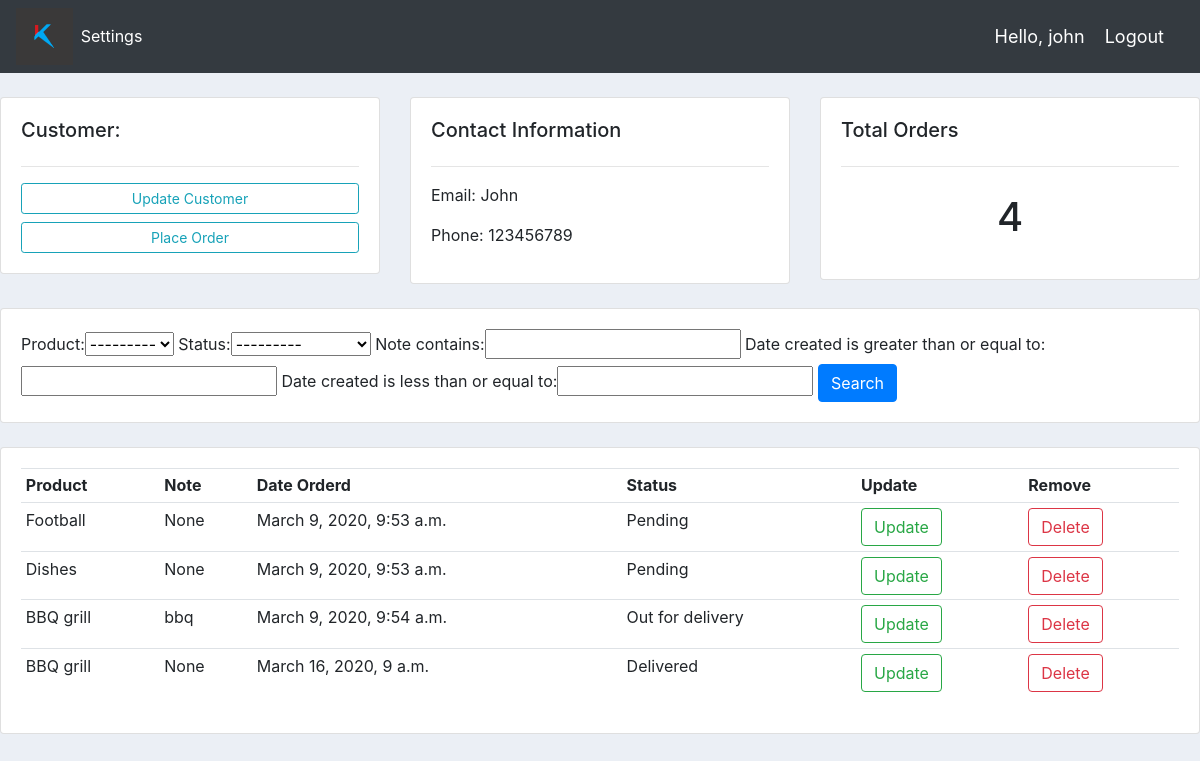
The app's page /customer/1 (signed in) with its own data.
### accounts/models.py (models this page shows, shortened)
class Customer(models.Model):
    user = models.OneToOneField(User,null=True, on_delete = models.CASCADE)
    name = models.CharField(max_length=128, null=True)
    phone = models.CharField(max_length=128, null=True,blank=True)
    email = models.CharField(max_length=128, null=True)
    profile_pic = models.ImageField(default='download_1.png',null=True, blank=True)
    date_created = models.DateTimeField(auto_now_add=True)

class Order(models.Model):
    STATUS = [('Pending', 'Pending'), ('Out for delivery','Out for delivery'), ('Delivered','Delivered')]
    customer =  models.ForeignKey(Customer, null=True,on_delete=models.SET_NULL)
    product =  models.ForeignKey(Product, null=True,on_delete=models.SET_NULL)
    date_created = models.DateTimeField(auto_now_add=True)
    status = models.CharField(max_length=128, null=True, choices=STATUS)
    note =  models.CharField(max_length=128, null=True)

class Product(models.Model):
    CATEGORY = [('Indoor','Indoor'),('Outdoor','Outdoor')]
    name = models.CharField(max_length=128, null=True)
    price = models.FloatField(null=True)
    category = models.CharField(max_length=128, null=True, choices=CATEGORY)
    description = models.CharField(max_length=128, null=True,blank=True)
    date_created = models.DateTimeField(auto_now_add=True)
    tags = models.ManyToManyField(Tag)
    def __str__(self):
        return self.name

### accounts/views.py (the view)
# urls.py: path('customer/<str:pk>',views.customer,name='customer'),
@login_required(login_url='login')
def customer(request,pk):
	customer = Customer.objects.get(id=pk)
	orders = customer.order_set.all()
	myfilter = OrderFilter(request.GET,queryset=orders)
	orders = myfilter.qs
	total_orders = orders.count()
	context = {'customer': customer, 'orders': orders, 'total_orders':total_orders,'myfilter':myfilter}
	return render(request, 'accounts/customer.html',context)

### accounts/templates/accounts/customer.html
{%  extends 'accounts/main.html' %}
{% block content %}
<br>
<div class="row">
	<div class="col-md">
		<div class="card card-body">
			<h5>Customer:</h5>
			<hr>
			<a class="btn btn-outline-info  btn-sm btn-block" href="">Update Customer</a>
			<a class="btn btn-outline-info  btn-sm btn-block" href="{% url 'create_order' customer.id %}">Place Order</a>
		</div>
	</div>
	<div class="col-md">
		<div class="card card-body">
			<h5>Contact Information</h5>
			<hr>
			<p>Email: {{customer.name}}</p>
			<p>Phone: {{customer.phone}}</p>
		</div>
	</div>
	<div class="col-md">
		<div class="card card-body">
			<h5>Total Orders</h5>
			<hr>
			<h1 style="text-align: center;padding: 10px">{{total_orders}}</h1>
		</div>
	</div>
</div>
<br>
<div class="row">
	<div class="col">
		<div class="card card-body">
			<form method="get">
				{{myfilter.form}}
		    <button class="btn btn-primary" type="submit">Search</button>
		  </form>
		</div>
	</div>
</div>
<br>
<div class="row">
	<div class="col-md">
		<div class="card card-body">
			<table class="table table-sm">
				<tr>
					<th>Product</th>
					<th>Note</th>
					<th>Date Orderd</th>
					<th>Status</th>
					<th>Update</th>
					<th>Remove</th>
				</tr>
				{% for order in orders%}
				<tr>
					<td>{{order.product}}</td>
					<td>{{order.note}}</td>
					<td>{{order.date_created}}</td>
					<td>{{order.status}}</td>
					<td><a class="btn btn-outline-success" href="{% url 'update_order' order.id %}">Update</a></td>
					<td><a class="btn btn-outline-danger" href="{% url 'delete_order' order.id %}">Delete</a></td>
				</tr>
				{% endfor %}
			</table>
		</div>
	</div>
</div>
{% endblock %}

### accounts/templates/accounts/navbar.html (shortened to what this page needs)
{% load static %}
<nav class="navbar navbar-expand-lg navbar-dark bg-dark">
  <img src="{% static 'images/download2.png'%}" alt="" class="logo">
    <div class="collapse navbar-collapse" id="navbarNav">
      <ul class="navbar-nav">
        {% if request.user.is_staff%}
        <li class="nav-item active">
          <a class="nav-link" href="{%url 'home'%}">Dashboard</a>
        </li>
        <li class="nav-item">
          <a class="nav-link" href="{%url 'products'%}">Products</a>
        </li>
        {% else %}
        <li class="nav-item active">
          <a class="nav-link" href="{%url 'settings' %}">Settings</a>
        {%endif%}
      </ul>
    </div>
    <span class="hello">Hello, {{request.user}}</span>
    <span><a class="hello" href="{% url 'logout' %}">Logout</a></span>
  </nav>

### static/css/main.css (style rules this page uses)
.logo { width: 15mm; height: 15mm; }
body { background-color: #ebeff5; }

### accounts/templates/accounts/navbar.html (style rules this page uses)
.hello { font-size: 18px; color: #fff; margin-right: 20px; }

### records on screen
Customer: name "John", phone "123456789"
Order: product "Football", note "None", date_created "March 9, 2020, 9:53 a.m.", status "Pending"
Order: product "Dishes", note "None", date_created "March 9, 2020, 9:53 a.m.", status "Pending"
Order: product "BBQ grill", note "bbq", date_created "March 9, 2020, 9:54 a.m.", status "Out for delivery"
Order: product "BBQ grill", note "None", date_created "March 16, 2020, 9 a.m.", status "Delivered"

### other values on screen
{{ request.user }} "john"
{{ total_orders }} "4"
